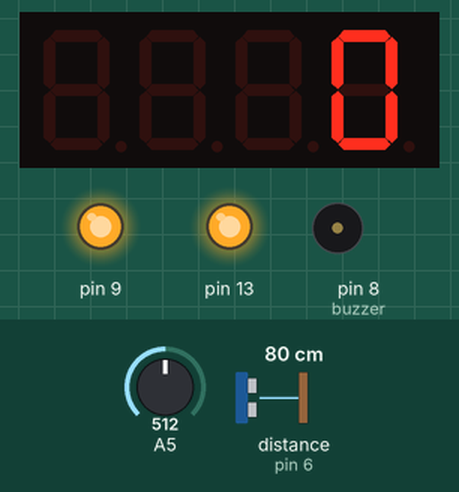
This sketch was run on a simulated Arduino Uno, built with avr-gcc and run on an emulated ATmega328P. Parts: 4-digit seven-segment display, output pins drawn as LEDs (lit = HIGH), buzzer (waves = sounding). Wiring (inferred from the names in the program): ultrasonic range finder: trigger pin 7; echo pin 6. Inputs (shaded band) come from the test bench; at power-on: A5 = 512, distance to the obstacle (sensor on pin 6) 80 cm. The echo pulse lasts 58.3 µs per cm; pins used as bus, display or sensor lines are not drawn; what the sketch prints to the serial monitor is not drawn.

Above: at 3.5 s.
Timing chart, 0 to 5.0 s (numbered marks = the images above):
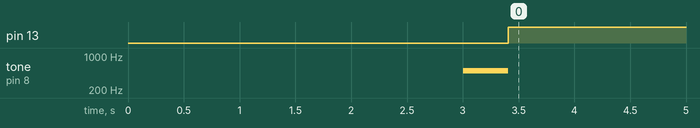

Measured:
- by itself, pin 13: LOW → HIGH at 3.4 s
- by itself, tone on pin 8 (buzzer): silent → 500 Hz at 3.0 s, → silent 0.40 s later

The sketch:

Pushup.ino
```cpp
#include <TM1637Display.h>
#include <LiquidCrystal.h>
int y = 0, pushup = 0, initial = 0, Contrast = 2000, x=0, i=0, l=0, j, sensor, degrees;

// this constant won't change. It's the pin number of the sensor's output:
const int trigPin = 7; //Change to pin you use
const int echoPin = 6; //Here too
const int buzzer = 8;
const int CLK = 3; //Set the CLK pin connection to the display
const int DIO = 2; //Set the DIO pin connection to the display
TM1637Display display(CLK, DIO);  //set up the 4-Digit Display.


void setup() {
  // initialize serial communication:
  Serial.begin(9600);

 pinMode(trigPin, OUTPUT);
 pinMode(echoPin, INPUT);
 digitalWrite(trigPin, LOW);
    analogWrite(9,Contrast);
      delay(3000);
  pinMode(13, OUTPUT);
  display.setBrightness(0x0a);  //set the diplay to maximum brightness

}

void loop() {
  // establish variables for duration of the ping, and the distance result
  // in centimeters:
  long duration, cm;

 digitalWrite(trigPin, HIGH);
 delayMicroseconds(10);
 digitalWrite(trigPin, LOW);

  duration = pulseIn(echoPin, HIGH);

  // convert the time into a distance
  cm = microsecondsToCentimeters(duration); /* Finding the distance */

  Serial.print(cm);
  Serial.print("cm");
  Serial.println();

if (cm<100 && initial==0){
    digitalWrite(13, LOW); //Not Ready (LED is off)
  for (int i = 0; i<100; i++){
    x=x+cm; /* Total initial distance recorded */
    if (i==99){
      initial = x/99; /*Average initial distance*/
    tone(buzzer, 500); // Send 500Hz sound signal...
    delay(200);        // ...for 0.2 sec
    noTone(buzzer);     // Stop sound...}
    tone(buzzer, 500); // Send 500Hz sound signal...
    delay(200);        // ...for 0.2 sec
    noTone(buzzer);     // Stop sound...}

    }
  }
    digitalWrite(13, HIGH); //Ready (LED is green)
}


  if (initial > 0){
      sensor = analogRead(5);
        degrees = map(sensor, 768, 853, 0, 90);
  if ( cm < 7 && y == 0 && degrees < -400 && degrees > -600) {
    y++;
  } // Testing if user is in prone position

  if ( cm >= initial-2 && y == 1 && cm<100 && degrees < -400 && degrees > -600) {
    for (int j = 0; j < 6; j++){
    if (j = 5){
    digitalWrite(13, LOW); //Push up started(LED is off)
    tone(buzzer, 1500); // Send 1500Hz sound signal...
    delay(100);        // ...for 0.1 sec
    noTone(buzzer);     // Stop sound...}
    y--;
    pushup++;
     } // Testing is user has returned to original position

    } //loop to reduce anomaly data when pushing up
    if ( y == 0) {
      j = 0;   // reset j so that it can be used again
    }
  }
      display.showNumberDec(pushup); //Display the Variable value;
}

if (cm>100){
  l++;
  if (l>200){
  for (;;);
  }
} /*End Function*/


}


long microsecondsToCentimeters(long microseconds) {
  return microseconds / 29 / 2; // distance in cm
}
```
